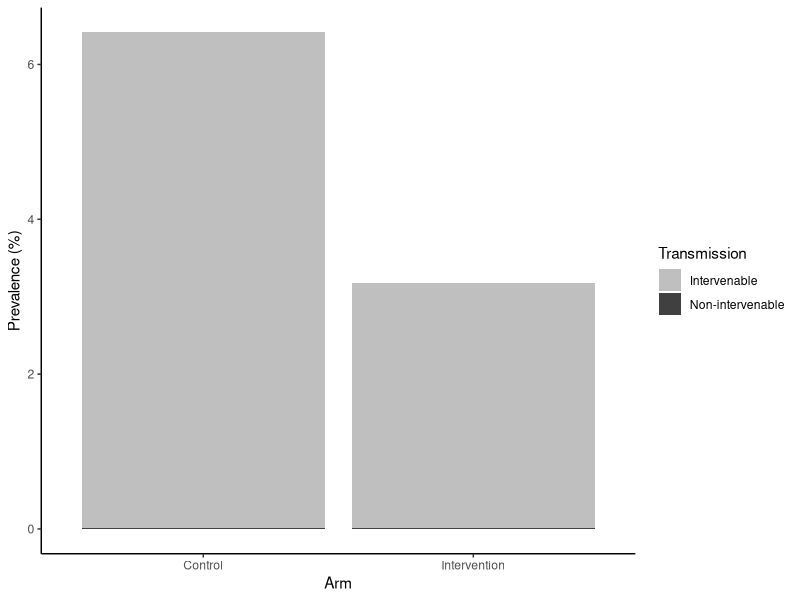
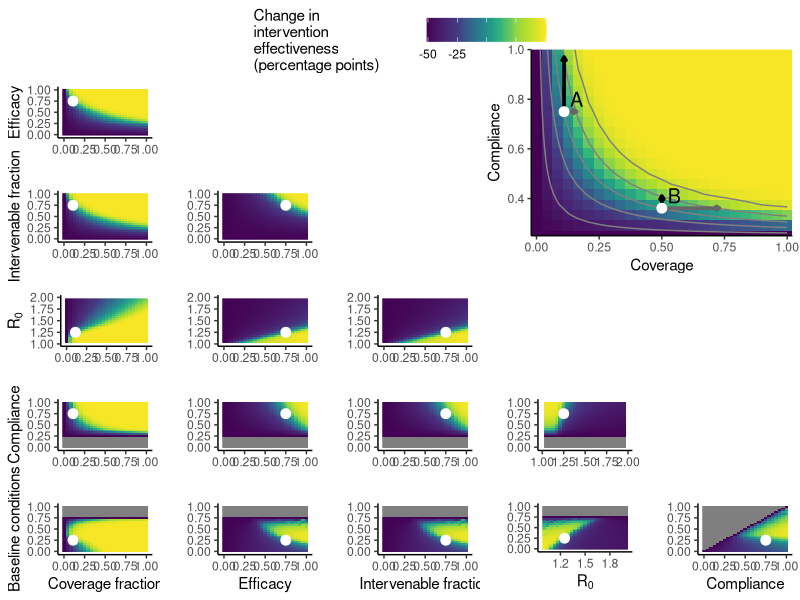

Here is the R script that generated these plots, in order:
library(deSolve)
library(ggplot2)
library(ggpubr)
library(scales)
library(viridis)



###################################################################################
#Background functions

#Differential equation model

model = function(t, x, model_par){
  
  #Effectiveness
  pi_alpha = model_par[1]
  pi_beta = model_par[2]
  #Relative value
  phi_alpha = 1 - pi_alpha
  phi_beta = 1 - pi_beta
  
  #R0 N = intervenable, O= other
  R0_N = model_par[3]
  R0_O = model_par[4]
  

  
  I = x[1]
  I_N = x[2]
  
  S = x[3]
  S_N = x[4]

  dxdt = numeric(length(x))
  dxdt[1]  =  S * ( R0_N * (I + I_N*phi_alpha) + R0_O * (I + I_N)) -  I
  dxdt[2]  =  S_N * (phi_beta * R0_N * (I + I_N*phi_alpha) + 
                      R0_O * (I + I_N)) -  I_N

  dxdt[3] =   I - S * ( R0_N * (I + I_N*phi_alpha) + R0_O * (I + I_N)) 
  dxdt[4] =   I_N - S_N * (phi_beta * R0_N * (I + I_N*phi_alpha) + 
                       R0_O * (I + I_N)) 

  return(list(dxdt))
  
}


simulate = function(par){
  
  par_baseline_condition = par[1]
  par_intervention_compliance = par[2]
  R0 = par[3]
  R0_ratio = par[4]
  efficacy_alpha = par[5]
  efficacy_beta= par[6]
  coverage=par[7]
  
  rho_vec = c(1-par_intervention_compliance, par_intervention_compliance)
  baseline_adherence_vec = c(1-par_baseline_condition, par_baseline_condition)
  
  prev= 0.06
  x0 = c(rep(prev,2)*(rho_vec*coverage + baseline_adherence_vec*(1-coverage)),
         rep(1-prev, 2)*(rho_vec*coverage + baseline_adherence_vec*(1-coverage)))
  
  R0_N= R0*R0_ratio
  R0_O = R0*(1-R0_ratio)
  model_par = c(efficacy_alpha,efficacy_beta, R0_N,R0_O)
  out_coverage = ode(x0, times = seq(0,100), model, model_par,method="vode")
  steady_state = tail(out_coverage[,2:5],1)
  prevalence  = sum(steady_state[1:2])
  
  return(prevalence)
}

############################################################

############################################################

#Inputs. I've put the text to display in commments.

#Display: Baseline conditions. What fraction of population already has WASH infrastructure similar to the intervention?
#Accept values between 0 and 100
par_baseline_condition = 25 #Display: % 

#Display: Intervention compliance. What fraction of the intervention group receives and uses the already has WASH infrastructure similar to the intervention?
#Accept values between 0 and 100
par_intervention_compliance = 75 #Display:%
#Display error if par_intervention_compliance < par_baseline_condition
#"Intervention compliance must be greater than baseline conditions.

#Display: Basic reproduction number. Controls the burden of disease.
#Accept values between 1 and 1.5
R0=1.25

#Display: Intervenable fraction. How much of the transmission could be controlled if the intervention was perfectly effective?
#Accept values between 0 and 1
R0_ratio = 0.75

#Display: Does the intervention reduce shedding into the environment or transmission from the environment to people?
#Toggle between "Shedding" (flag=0) and "Transmission" (flag=1)
flag = 1

#Display: Intervention efficacy. What percent of shedding/transmission is prevented by the intervention?
#Accept values between 0 and 100
efficacy = 75 #Display:%

#Display: Efficacy at reducing infection. What percent of potential transmission is prevented by the intervention?
#Accept values between 0 and 100
efficacy_beta= 75 #Display:%

#Display: What percent of the population is included in the intervention?
#Accept values between 0 and 100
coverage = 11 #Display: %


par = c(par_baseline_condition/100, par_intervention_compliance/100,
        R0, R0_ratio, (1-flag)*efficacy/100,  flag*efficacy/100, coverage/100)
#Some examples
#Example 1
# par = c(0.25, 0.75, 1.25, 0.75, 0, 0.75, 0.109)
# flag = 1
#Example 2
# par = c(0.1, 0.75, 1.35, 0.75, 0.75, 0, 0.2)
# flag = 0
#Example 3
# par = c(0, 1, 1.5, 0.85, 0, 0.35, 0.25)
# flag = 1


#Baseline control
prev_control = simulate(c(par[1:6],0))
#Baseline intervention
prev_intervention = simulate(par)
#Baseline max intervention
prev_intervention_max = simulate(c(par[1],1,par[3:4],(1-flag),flag,par[7]))


data_plot1=as.data.frame(cbind(c("Control","Control","Intervention","Intervention"),
                               100*c(prev_intervention_max,prev_control-prev_intervention_max,
                                     prev_intervention_max,prev_intervention-prev_intervention_max),
                               c("Non-intervenable","Intervenable","Non-intervenable","Intervenable")))
colnames(data_plot1)=c("Arm","Prevalence","Transmission")
data_plot1$Prevalence = as.numeric(data_plot1$Prevalence )

relative_risk_actual = prev_intervention/prev_control
intervention_effectiveness_actual = 1- relative_risk_actual

#Display this plot
ggplot(data_plot1,aes(x=Arm,y=Prevalence,fill=Transmission))+
  geom_col()+theme_classic()+ylab("Prevalence (%)")+
  scale_fill_manual(values=c("grey75","grey25"))

#Output theses values
#Display: "Prevalence in control arm"
round(prev_control*100,digits=1)
#Display: "Prevalence in intervention arm"
round(prev_intervention*100,digits=1)
#Display: "Intervention effectiveness. What percent of disease is prevented by the intervention?"
round(intervention_effectiveness_actual * 100,digits=1) #Display %

#Then let users play around with the numbers until they are satisfied before 
#going onto the next part




###############################

#conditions, compliance, R0, R0_1/R0, efficacy, coverage
col_limits = c(-51,51)#100*c(0-intervention_effectiveness_actual,1-intervention_effectiveness_actual)

fill_matrix=function(par0,factor1,factor2,res){
  flag = par0[5]==0

  matrix = matrix(NA, res*res,3)
  
  for (i in 1:res){
    for (j in 1:res){
      par=par0
      
      if (factor1=="conditions"){par[1] = seq(0,1,length.out = res)[i]
        factor1_temp=par[1]}
      if (factor1=="compliance"){par[2] = seq(0,1,length.out = res)[i]
        factor1_temp=par[2]}
      if (factor1=="R0"){par[3] = seq(1,2,length.out = res)[i]
        factor1_temp=par[3]}
      if (factor1=="completeness"){par[4] = seq(0,1,length.out = res)[i]
        factor1_temp=par[4]}
      if (factor1=="efficacy"){par[5] = seq(0,1,length.out = res)[i]*(1-flag)
        par[6] = seq(0,1,length.out = res)[i]*flag
        factor1_temp=seq(0,1,length.out = res)[i]}
      if (factor1=="coverage"){par[7] = seq(0,1,length.out = res)[i]
        factor1_temp=par[7]}
      
      if (factor2=="conditions"){par[1] = seq(0,1,length.out = res)[j]
      factor2_temp=par[1]}
      if (factor2=="compliance"){par[2] = seq(0,1,length.out = res)[j]
      factor2_temp=par[2]}
      if (factor2=="R0"){par[3] = seq(1,2,length.out = res)[j]
      factor2_temp=par[3]}
      if (factor2=="completeness"){par[4] = seq(0,1,length.out = res)[j]
      factor2_temp=par[4]}
      if (factor2=="efficacy"){par[5] = seq(0,1,length.out = res)[j]*(1-flag)
      par[6] = seq(0,1,length.out = res)[j]*flag
      factor2_temp=seq(0,1,length.out = res)[j]}
      if (factor2=="coverage"){par[7] = seq(0,1,length.out = res)[j]
      factor2_temp=par[7]}
      
      if (par[1]>par[2]){
        change_intervention_effectiveness = NA
      }else{
        prev_control = simulate(c(par[1:6],0))
        if (prev_control<1E-4){
          change_intervention_effectiveness = NA
        }
        prev_intervention = simulate(par)
        relative_risk_counterfactual = prev_intervention/prev_control
        intervention_effectiveness_counterfactual = 1- relative_risk_counterfactual
        
        change_intervention_effectiveness = 100*(intervention_effectiveness_counterfactual-intervention_effectiveness_actual)
      }
      matrix[j+(i-1)*res,]=c(factor2_temp, factor1_temp, change_intervention_effectiveness)
    }
  }
  matrix = as.data.frame(matrix)
  matrix$xlab=factor2
  matrix$ylab=factor1
  colnames(matrix)=c("x","y","value","xlab","ylab")
  return(matrix)
}

#Resolution
res = 25

#conditions, compliance
matrix1= fill_matrix(par,"conditions","compliance",res)
p1= ggplot()+
  geom_raster(data=matrix1, aes(x=x,y=y,fill=value))+
  annotate("point",x=par[2],y=par[1],pch=19,col="white",size=3)+
  scale_fill_gradientn(colors = viridis(10),limits=col_limits)+
  guides(fill=guide_colorbar(title="Change in\nintervention\neffectiveness\n(percentage points)        "))+
  xlab("Compliance")+ylab("")+#ylab("Baseline conditions")+
  theme_classic()
# p1

#conditions, R0
matrix2= fill_matrix(par,"conditions","R0",res)
p2= ggplot()+
  geom_raster(data=matrix2, aes(x=x,y=y,fill=value))+
  annotate("point",x=par[3],y=par[1],pch=19,col="white",size=3)+
  scale_fill_gradientn(colors = viridis(10),values=rescale(c(-1,-0.5,-0.25,0,0.25,0.5,1)),limits=col_limits)+
  guides(fill=guide_colorbar(title="Change in\nintervention\neffectiveness\n(percentage points)        "))+
  xlab(expression(R[0]))+ylab("")+#+ylab("Baseline conditions")+
  theme_classic()
# p2

#conditions, completeness
matrix3= fill_matrix(par,"conditions","completeness",res)
p3= ggplot()+
  geom_raster(data=matrix3, aes(x=x,y=y,fill=value))+
  annotate("point",x=par[4],y=par[1],pch=19,col="white",size=3)+
  scale_fill_gradientn(colors = viridis(10),values=rescale(c(-1,-0.5,-0.25,0,0.25,0.5,1)),limits=col_limits)+
  guides(fill=guide_colorbar(title="Change in\nintervention\neffectiveness\n(percentage points)        "))+
  xlab("Intervenable fraction")+ylab("")+#+ylab("Baseline conditions")+
  theme_classic()
# p3

#conditions, efficacy
matrix4= fill_matrix(par,"conditions","efficacy",res)
p4= ggplot()+
  geom_raster(data=matrix4, aes(x=x,y=y,fill=value))+
  annotate("point",x=c(par[5],par[6])[flag+1],y=par[1],pch=19,col="white",size=3)+
  scale_fill_gradientn(colors = viridis(10),values=rescale(c(-1,-0.5,-0.25,0,0.25,0.5,1)),limits=col_limits)+
  guides(fill=guide_colorbar(title="Change in\nintervention\neffectiveness\n(percentage points)        "))+
  xlab("Efficacy")+ylab("")+#+ylab("Baseline conditions")+
  theme_classic()
# p4

#conditions, coverage
matrix5= fill_matrix(par,"conditions","coverage",res)
p5= ggplot()+
  geom_raster(data=matrix5, aes(x=x,y=y,fill=value))+
  annotate("point",x=par[7],y=par[1],pch=19,col="white",size=3)+
  scale_fill_gradientn(colors = viridis(10),values=rescale(c(-1,-0.5,-0.25,0,0.25,0.5,1)),limits=col_limits)+
  guides(fill=guide_colorbar(title="Change in\nintervention\neffectiveness\n(percentage points)        "))+
  xlab("Coverage fraction")+ylab("Baseline conditions")+
  theme_classic()
# p5



#compliance, R0
matrix6= fill_matrix(par,"compliance","R0",res)
p6= ggplot()+
  geom_raster(data=matrix6, aes(x=x,y=y,fill=value))+
  annotate("point",x=par[3],y=par[2],pch=19,col="white",size=3)+
  scale_fill_gradientn(colors = viridis(10),values=rescale(c(-1,-0.5,-0.25,0,0.25,0.5,1)),limits=col_limits)+
  guides(fill=guide_colorbar(title="Change in\nintervention\neffectiveness\n(percentage points)        "))+
  # xlab(expression(R[0]))+ylab("Compliance")+
  xlab("")+ylab("")+
  scale_x_continuous(limits=c(1,2),breaks=c(1,1.25,1.5,1.75,2))+
  theme_classic()
# p6

#compliance, completeness
matrix7= fill_matrix(par,"compliance","completeness",res)
p7= ggplot()+
  geom_raster(data=matrix7, aes(x=x,y=y,fill=value))+
  annotate("point",x=par[4],y=par[2],pch=19,col="white",size=3)+
  scale_fill_gradientn(colors = viridis(10),values=rescale(c(-1,-0.5,-0.25,0,0.25,0.5,1)),limits=col_limits)+
  guides(fill=guide_colorbar(title="Change in\nintervention\neffectiveness\n(percentage points)        "))+
  # xlab("Intervenable fraction")+ylab("Compliance")+
  xlab("")+ylab("")+
  theme_classic()
# p7

#compliance, efficacy
matrix8= fill_matrix(par,"compliance","efficacy",res)
p8= ggplot()+
  geom_raster(data=matrix8, aes(x=x,y=y,fill=value))+
  annotate("point",x=c(par[5],par[6])[flag+1],y=par[2],pch=19,col="white",size=3)+
  scale_fill_gradientn(colors = viridis(10),values=rescale(c(-1,-0.5,-0.25,0,0.25,0.5,1)),limits=col_limits)+
  guides(fill=guide_colorbar(title="Change in\nintervention\neffectiveness\n(percentage points)        "))+
  # xlab("Efficacy")+ylab("Compliance")+
  xlab("")+ylab("")+
  theme_classic()
# p8

#compliance, coverage
matrix9= fill_matrix(par,"compliance","coverage",res)
p9= ggplot()+
  geom_raster(data=matrix9, aes(x=x,y=y,fill=value))+
  annotate("point",x=par[7],y=par[2],pch=19,col="white",size=3)+
  scale_fill_gradientn(colors = viridis(10),values=rescale(c(-1,-0.5,-0.25,0,0.25,0.5,1)),limits=col_limits)+
  guides(fill=guide_colorbar(title="Change in\nintervention\neffectiveness\n(percentage points)        "))+
  # xlab("Coverage fraction")
  xlab("")+ylab("Compliance")+
  theme_classic()
# p9

p_inset= ggplot()+
  geom_raster(data=matrix9, aes(x=x,y=y,fill=value))+
  geom_contour(data=matrix9, aes(x=x,y=y,z=value),color="grey50",binwidth = 20)+
  scale_fill_gradientn(guide="none",colors = viridis(10),values=rescale(c(-1,-0.5,-0.25,0,0.25,0.5,1)),limits=col_limits)+
  coord_cartesian(ylim=c(0.25,1),expand=FALSE)+
  xlab("Coverage fraction")+
  xlab("Coverage")+ylab("Compliance")+
  theme_classic()+
  annotate("segment", x = 0.11, y = 0.75, xend = 0.11, yend = 0.97,size=1.25,
           color="black",arrow = arrow(type = "closed", length = unit(0.02, "npc")))+
  annotate("segment", x = 0.11, y = 0.75, xend = 0.16, yend = 0.75,size=1.25,
           color="grey40",arrow = arrow(type = "closed", length = unit(0.02, "npc")))+
  annotate("segment", x = 0.50, y = 0.361, xend = 0.50, yend = 0.41,size=1.25,
           color="black",arrow = arrow(type = "closed", length = unit(0.02, "npc")))+
  annotate("segment", x = 0.50, y = 0.361, xend = 0.73, yend = 0.361, size=1.25,
           color="grey40",arrow = arrow(type = "closed", length = unit(0.02, "npc")))+
  annotate("point",x=0.11,y=0.75,pch=19,col="white",size=3)+
  annotate("point",x=0.50,y=0.361,pch=19,col="white",size=3)+
  annotate("text",x=0.16,y=0.8,size=5,label="A")+
  annotate("text",x=0.55,y=0.411,size=5,label="B")
# p_inset

#R0, completeness
matrix10= fill_matrix(par,"R0","completeness",res)
p10= ggplot()+
  geom_raster(data=matrix10, aes(x=x,y=y,fill=value))+
  annotate("point",x=par[4],y=par[3],pch=19,col="white",size=3)+
  scale_fill_gradientn(colors = viridis(10),values=rescale(c(-1,-0.5,-0.25,0,0.25,0.5,1)),limits=col_limits)+
  guides(fill=guide_colorbar(title="Change in\nintervention\neffectiveness\n(percentage points)        "))+
  # xlab("Intervenable fraction")+ylab(expression(R[0]))+
  scale_y_continuous(limits=c(1,2),breaks=c(1,1.25,1.5,1.75,2))+
  xlab("")+ylab("")+
  theme_classic()
# p10

#R0, efficacy
matrix11= fill_matrix(par,"R0","efficacy",res)
p11= ggplot()+
  geom_raster(data=matrix11, aes(x=x,y=y,fill=value))+
  annotate("point",x=c(par[5],par[6])[flag+1],y=par[3],pch=19,col="white",size=3)+
  scale_fill_gradientn(colors = viridis(10),values=rescale(c(-1,-0.5,-0.25,0,0.25,0.5,1)),limits=col_limits)+
  guides(fill=guide_colorbar(title="Change in\nintervention\neffectiveness\n(percentage points)        "))+
  # xlab("Efficacy")+ylab(expression(R[0]))+
  scale_y_continuous(limits=c(1,2),breaks=c(1,1.25,1.5,1.75,2))+
  xlab("")+ylab("")+
  theme_classic()
# p11

#R0, coverage
matrix12= fill_matrix(par,"R0","coverage",res)
p12= ggplot()+
  geom_raster(data=matrix12, aes(x=x,y=y,fill=value))+
  annotate("point",x=par[7],y=par[3],pch=19,col="white",size=3)+
  scale_fill_gradientn(colors = viridis(10),values=rescale(c(-1,-0.5,-0.25,0,0.25,0.5,1)),limits=col_limits)+
  guides(fill=guide_colorbar(title="Change in\nintervention\neffectiveness\n(percentage points)        "))+
  # xlab("Coverage fraction")
  xlab("")+ylab(expression(R[0]))+
  scale_y_continuous(limits=c(1,2),breaks=c(1,1.25,1.5,1.75,2))+
  theme_classic()
# p12

#completeness, efficacy
matrix13= fill_matrix(par,"completeness","efficacy",res)
p13= ggplot()+
  geom_raster(data=matrix13, aes(x=x,y=y,fill=value))+
  annotate("point",x=c(par[5],par[6])[flag+1],y=par[4],pch=19,col="white",size=3)+
  scale_fill_gradientn(colors = viridis(10),values=rescale(c(-1,-0.5,-0.25,0,0.25,0.5,1)),limits=col_limits)+
  guides(fill=guide_colorbar(title="Change in\nintervention\neffectiveness\n(percentage points)        "))+
  # xlab("Efficacy")+ylab("Intervenable fraction")+
  xlab("")+ylab("")+
  theme_classic()
# p13

#completeness, coverage
matrix14= fill_matrix(par,"completeness","coverage",res)
p14= ggplot()+
  geom_raster(data=matrix14, aes(x=x,y=y,fill=value))+
  annotate("point",x=par[7],y=par[4],pch=19,col="white",size=3)+
  scale_fill_gradientn(colors = viridis(10),values=rescale(c(-1,-0.5,-0.25,0,0.25,0.5,1)),limits=col_limits)+
  guides(fill=guide_colorbar(title="Change in\nintervention\neffectiveness\n(percentage points)        "))+
  # xlab("Coverage fraction")
  xlab("")+ylab("Intervenable fraction")+
  theme_classic()
# p14

#efficacy, coverage
matrix15= fill_matrix(par,"efficacy","coverage",res)
p15= ggplot()+
  geom_raster(data=matrix15, aes(x=x,y=y,fill=value))+
  annotate("point",x=par[7],y=c(par[5],par[6])[flag+1],pch=19,col="white",size=3)+
  scale_fill_gradientn(colors = viridis(10),values=rescale(c(-1,-0.5,-0.25,0,0.25,0.5,1)),limits=col_limits)+
  guides(fill=guide_colorbar(title="Change in\nintervention\neffectiveness\n(percentage points)        "))+
  # xlab("Coverage fraction")
  xlab("")+ylab("Efficacy")+
  theme_classic()
# p15


p=ggarrange(p15,NULL,NULL,NULL,NULL,
            p14,p13,NULL,NULL,NULL,
            p12,p11,p10,NULL,NULL,
            p9,p8,p7,p6,NULL,
            p5,p4,p3,p2,p1,
            ncol=5,nrow=5,common.legend = TRUE,legend="top")
p=p+annotation_custom(
  ggplotGrob(p_inset), 
  xmin = 0.6, xmax = 1, ymin = 0.53, ymax = 0.93
)
ggsave("Figure 2.pdf",p,height=6.5,width=6.5,scale=1.5)
